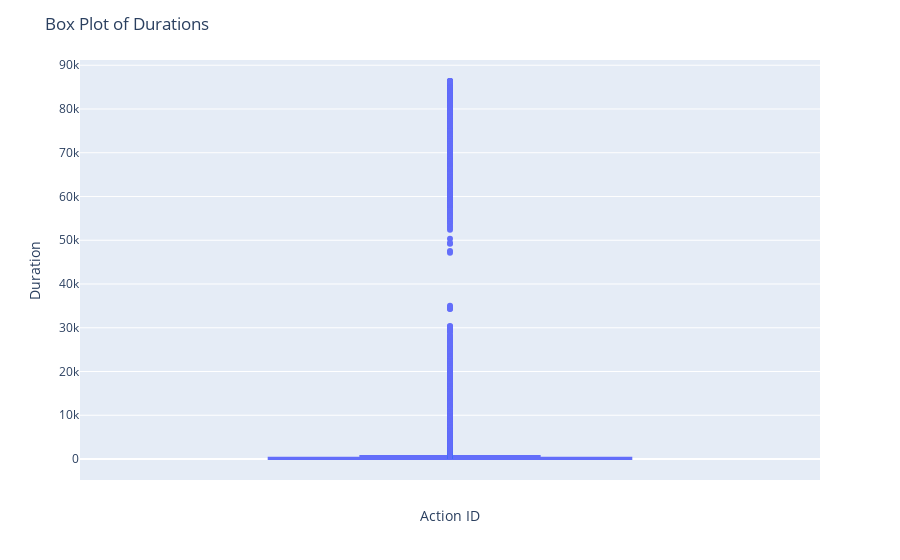

The cell this chart's notebook holds for it:
### Code cell
df = pd.DataFrame({'Duration': result})
fig = px.box(df, y='Duration')
fig.update_layout(
    title='Box Plot of Durations',
    xaxis_title='Action ID',
    yaxis_title='Duration'
)
fig.show()

### Figure 1 — Plotly figure (JSON) as saved in the notebook; plotly's stock layout.template omitted (floating-point values rounded to 4 significant figures; data arrays with more than 128 entries replaced by an {"elided": "..."} marker saying what was removed)
{"data": [{"alignmentgroup": "True", "hovertemplate": "Duration=%{y}<extra></extra>", "legendgroup": "", "marker": {"color": "#636efa"}, "name": "", "notched": false, "offsetgroup": "", "orientation": "v", "showlegend": false, "type": "box", "x0": " ", "xaxis": "x", "y": {"elided": "18898 int values"}, "y0": " ", "yaxis": "y"}], "layout": {"autosize": true, "boxmode": "group", "legend": {"tracegroupgap": 0}, "margin": {"t": 60}, "title": {"text": "Box Plot of Durations"}, "xaxis": {"anchor": "y", "autorange": true, "domain": [0, 1], "range": [-0.5, 0.5], "title": {"text": "Action ID"}, "type": "category"}, "yaxis": {"anchor": "x", "autorange": true, "domain": [0, 1], "range": [-4798.0, 91200.0], "title": {"text": "Duration"}, "type": "linear"}}}
